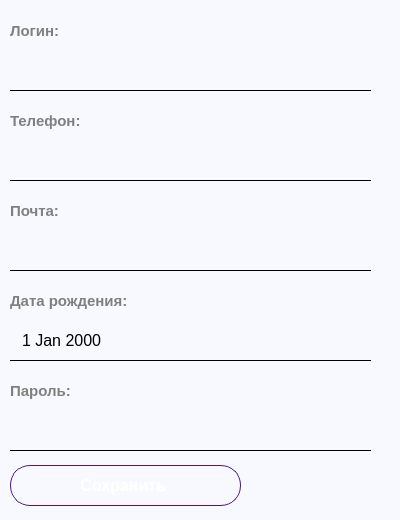
<?xml version="1.0" encoding="UTF-8"?>
<ui version="4.0">
 <class>SettingsWindow</class>
 <widget class="QDialog" name="SettingsWindow">
  <property name="geometry">
   <rect>
    <x>0</x>
    <y>0</y>
    <width>400</width>
    <height>520</height>
   </rect>
  </property>
  <property name="minimumSize">
   <size>
    <width>400</width>
    <height>520</height>
   </size>
  </property>
  <property name="maximumSize">
   <size>
    <width>400</width>
    <height>520</height>
   </size>
  </property>
  <property name="windowTitle">
   <string>Настройки</string>
  </property>
  <property name="windowIcon">
   <iconset resource="IMG.qrc">
    <normaloff>:/IMG/IMG/logoSN.png</normaloff>:/IMG/IMG/logoSN.png</iconset>
  </property>
  <property name="styleSheet">
   <string notr="true">background-color: rgb(248, 249, 255);</string>
  </property>
  <widget class="QPushButton" name="closeEye">
   <property name="geometry">
    <rect>
     <x>330</x>
     <y>410</y>
     <width>35</width>
     <height>35</height>
    </rect>
   </property>
   <property name="cursor">
    <cursorShape>PointingHandCursor</cursorShape>
   </property>
   <property name="styleSheet">
    <string notr="true">QPushButton 
{
    background: transparent;
	background-color: rgb(248, 249, 255);
    border: none;
    text-align: left;
    padding: 0;
}</string>
   </property>
   <property name="text">
    <string/>
   </property>
   <property name="icon">
    <iconset resource="IMG.qrc">
     <normaloff>:/IMG/IMG/CloseEyeSN35x35SN.png</normaloff>:/IMG/IMG/CloseEyeSN35x35SN.png</iconset>
   </property>
   <property name="iconSize">
    <size>
     <width>35</width>
     <height>35</height>
    </size>
   </property>
  </widget>
  <widget class="QLabel" name="passwordLabel">
   <property name="geometry">
    <rect>
     <x>10</x>
     <y>370</y>
     <width>361</width>
     <height>41</height>
    </rect>
   </property>
   <property name="font">
    <font>
     <family>Arial</family>
     <pointsize>11</pointsize>
     <bold>true</bold>
    </font>
   </property>
   <property name="styleSheet">
    <string notr="true">color: grey;</string>
   </property>
   <property name="text">
    <string>Пароль:</string>
   </property>
  </widget>
  <widget class="QLabel" name="phoneLabel">
   <property name="geometry">
    <rect>
     <x>10</x>
     <y>100</y>
     <width>361</width>
     <height>41</height>
    </rect>
   </property>
   <property name="font">
    <font>
     <family>Arial</family>
     <pointsize>11</pointsize>
     <bold>true</bold>
    </font>
   </property>
   <property name="styleSheet">
    <string notr="true">color: grey;</string>
   </property>
   <property name="text">
    <string>Телефон:</string>
   </property>
  </widget>
  <widget class="QLabel" name="dateLabel">
   <property name="geometry">
    <rect>
     <x>10</x>
     <y>280</y>
     <width>361</width>
     <height>41</height>
    </rect>
   </property>
   <property name="font">
    <font>
     <family>Arial</family>
     <pointsize>11</pointsize>
     <bold>true</bold>
    </font>
   </property>
   <property name="styleSheet">
    <string notr="true">color: grey;</string>
   </property>
   <property name="text">
    <string>Дата рождения:</string>
   </property>
  </widget>
  <widget class="QLabel" name="emailLabel">
   <property name="geometry">
    <rect>
     <x>10</x>
     <y>190</y>
     <width>361</width>
     <height>41</height>
    </rect>
   </property>
   <property name="font">
    <font>
     <family>Arial</family>
     <pointsize>11</pointsize>
     <bold>true</bold>
    </font>
   </property>
   <property name="styleSheet">
    <string notr="true">color: grey;</string>
   </property>
   <property name="text">
    <string>Почта:</string>
   </property>
  </widget>
  <widget class="QPushButton" name="sendButton">
   <property name="geometry">
    <rect>
     <x>10</x>
     <y>465</y>
     <width>231</width>
     <height>41</height>
    </rect>
   </property>
   <property name="font">
    <font>
     <family>Arial</family>
     <pointsize>12</pointsize>
     <bold>true</bold>
    </font>
   </property>
   <property name="cursor">
    <cursorShape>PointingHandCursor</cursorShape>
   </property>
   <property name="styleSheet">
    <string notr="true">QPushButton 
{
    background: qlineargradient(
        x1:0, y1:0, x2:0, y2:1,
        stop:0 #6a3093, 
        stop:1 #a044ff 
    );
    color: white;     
    border-radius: 20px;
    padding: 8px 16px;  
    font-weight: bold;   
    border: 1px solid #4a148c; 
}

QPushButton:hover
 {
    background: qlineargradient(
        x1:0, y1:0, x2:0, y2:1,
        stop:0 #7b1fa2,
        stop:1 #aa00ff
    );
    border: 2px solid #7b1fa2;
}

QPushButton:pressed 
{
    background: qlineargradient(
        x1:0, y1:0, x2:0, y2:1,
        stop:0 #4a148c,
        stop:1 #7b1fa2
    );
}</string>
   </property>
   <property name="text">
    <string>Сохранить </string>
   </property>
  </widget>
  <widget class="QLineEdit" name="passwordText">
   <property name="geometry">
    <rect>
     <x>10</x>
     <y>410</y>
     <width>361</width>
     <height>41</height>
    </rect>
   </property>
   <property name="font">
    <font>
     <family>Arial</family>
     <pointsize>12</pointsize>
    </font>
   </property>
   <property name="styleSheet">
    <string notr="true">QLineEdit
{
	background-color: rgb(248, 249, 255);
	border: 0;
    border-bottom: 1px solid black; 
	padding: 10px;
}

QLineEdit:focus
{
    border-bottom: 2px solid #4a148c; 
}</string>
   </property>
   <property name="maxLength">
    <number>25</number>
   </property>
   <property name="echoMode">
    <enum>QLineEdit::EchoMode::Password</enum>
   </property>
  </widget>
  <widget class="QLineEdit" name="loginText">
   <property name="geometry">
    <rect>
     <x>10</x>
     <y>50</y>
     <width>361</width>
     <height>41</height>
    </rect>
   </property>
   <property name="font">
    <font>
     <family>Arial</family>
     <pointsize>12</pointsize>
    </font>
   </property>
   <property name="styleSheet">
    <string notr="true">QLineEdit
{
	background-color: rgb(248, 249, 255);
	border: 0;
    border-bottom: 1px solid black; 
	padding: 10px;
}

QLineEdit:focus
{
    border-bottom: 2px solid #4a148c; 
}</string>
   </property>
   <property name="maxLength">
    <number>25</number>
   </property>
  </widget>
  <widget class="QLabel" name="loginLabel">
   <property name="geometry">
    <rect>
     <x>10</x>
     <y>10</y>
     <width>361</width>
     <height>41</height>
    </rect>
   </property>
   <property name="font">
    <font>
     <family>Arial</family>
     <pointsize>11</pointsize>
     <bold>true</bold>
    </font>
   </property>
   <property name="styleSheet">
    <string notr="true">color: grey;</string>
   </property>
   <property name="text">
    <string>Логин:</string>
   </property>
  </widget>
  <widget class="QPushButton" name="openEye">
   <property name="geometry">
    <rect>
     <x>330</x>
     <y>410</y>
     <width>35</width>
     <height>35</height>
    </rect>
   </property>
   <property name="cursor">
    <cursorShape>PointingHandCursor</cursorShape>
   </property>
   <property name="styleSheet">
    <string notr="true">QPushButton 
{
    background: transparent;
    border: none;
    text-align: left;
    padding: 0;
}</string>
   </property>
   <property name="text">
    <string/>
   </property>
   <property name="icon">
    <iconset resource="IMG.qrc">
     <normaloff>:/IMG/IMG/OpenEyeSN35x35.png</normaloff>:/IMG/IMG/OpenEyeSN35x35.png</iconset>
   </property>
   <property name="iconSize">
    <size>
     <width>35</width>
     <height>35</height>
    </size>
   </property>
  </widget>
  <widget class="QLineEdit" name="phoneText">
   <property name="geometry">
    <rect>
     <x>10</x>
     <y>140</y>
     <width>361</width>
     <height>41</height>
    </rect>
   </property>
   <property name="font">
    <font>
     <family>Arial</family>
     <pointsize>12</pointsize>
    </font>
   </property>
   <property name="styleSheet">
    <string notr="true">QLineEdit
{
	background-color: rgb(248, 249, 255);
	border: 0;
    border-bottom: 1px solid black; 
	padding: 10px;
}

QLineEdit:focus
{
    border-bottom: 2px solid #4a148c; 
}</string>
   </property>
   <property name="maxLength">
    <number>25</number>
   </property>
  </widget>
  <widget class="QDateEdit" name="dateText">
   <property name="geometry">
    <rect>
     <x>10</x>
     <y>320</y>
     <width>361</width>
     <height>41</height>
    </rect>
   </property>
   <property name="font">
    <font>
     <family>Arial</family>
     <pointsize>12</pointsize>
    </font>
   </property>
   <property name="styleSheet">
    <string notr="true">QDateEdit
{
	background: transparent;
	border: 0;
    border-bottom: 1px solid black; 
	padding: 10px;
}

QDateEdit:focus
{
    border-bottom: 2px solid #4a148c; 
}</string>
   </property>
  </widget>
  <widget class="QLineEdit" name="emailText">
   <property name="geometry">
    <rect>
     <x>10</x>
     <y>230</y>
     <width>361</width>
     <height>41</height>
    </rect>
   </property>
   <property name="font">
    <font>
     <family>Arial</family>
     <pointsize>12</pointsize>
    </font>
   </property>
   <property name="styleSheet">
    <string notr="true">QLineEdit
{
	background-color: rgb(248, 249, 255);
	border: 0;
    border-bottom: 1px solid black; 
	padding: 10px;
}

QLineEdit:focus
{
    border-bottom: 2px solid #4a148c; 
}</string>
   </property>
   <property name="maxLength">
    <number>50</number>
   </property>
  </widget>
  <zorder>passwordLabel</zorder>
  <zorder>phoneLabel</zorder>
  <zorder>dateLabel</zorder>
  <zorder>emailLabel</zorder>
  <zorder>sendButton</zorder>
  <zorder>passwordText</zorder>
  <zorder>loginText</zorder>
  <zorder>loginLabel</zorder>
  <zorder>phoneText</zorder>
  <zorder>dateText</zorder>
  <zorder>emailText</zorder>
  <zorder>openEye</zorder>
  <zorder>closeEye</zorder>
 </widget>
 <resources>
  <include location="IMG.qrc"/>
 </resources>
 <connections/>
</ui>
